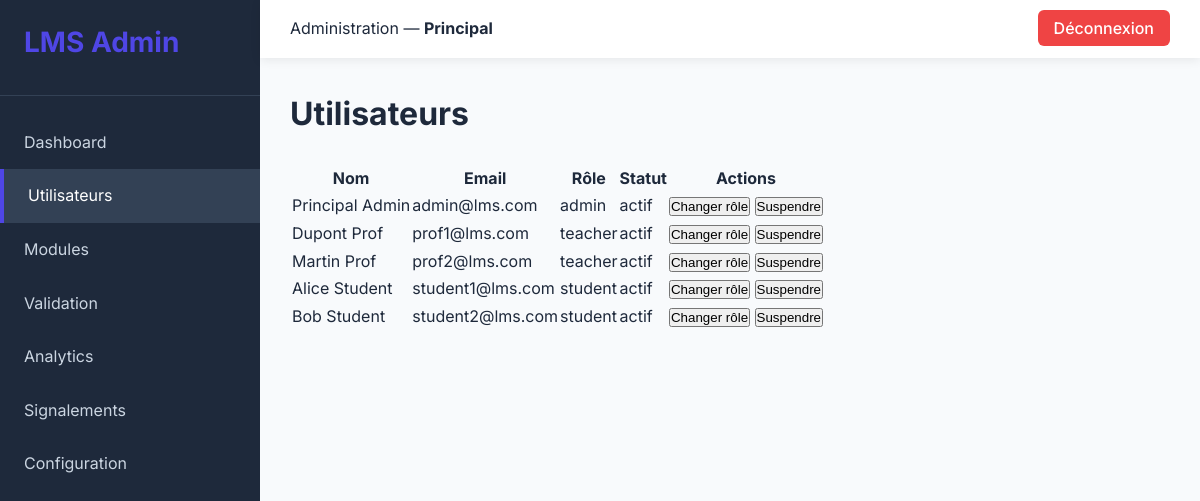
The page /admin/users.php (signed in) on the database its author committed.
### tables this page shows
CREATE TABLE users (
    id INT AUTO_INCREMENT PRIMARY KEY,
    nom VARCHAR(100) NOT NULL,
    prenom VARCHAR(100) NOT NULL,
    email VARCHAR(150) UNIQUE NOT NULL,
    password_hash VARCHAR(255) NOT NULL,
    role ENUM('student', 'teacher', 'admin') NOT NULL,
    avatar VARCHAR(255) DEFAULT 'default.png',
    statut ENUM('actif', 'suspendu') DEFAULT 'actif',
    date_inscription DATETIME DEFAULT CURRENT_TIMESTAMP,
    derniere_connexion DATETIME NULL
);

### admin/users.php (the view, shortened to what this page needs)
<?php
require_once '../includes/auth.php';
require_once 'header.php';
$stmt = $pdo->query("SELECT * FROM users ORDER BY date_inscription DESC");
$users = $stmt->fetchAll();
?>
<h1>Utilisateurs</h1>
<table>
    <thead>
        <tr><th>Nom</th><th>Email</th><th>Rôle</th><th>Statut</th><th>Actions</th></tr>
    </thead>
    <tbody>
        <?php foreach ($users as $u): ?>
        <tr>
            <td><?= htmlspecialchars($u['prenom'].' '.$u['nom']) ?></td>
            <td><?= htmlspecialchars($u['email']) ?></td>
            <td><?= $u['role'] ?></td>
            <td><span class="badge <?= $u['statut'] ?>"><?= $u['statut'] ?></span></td>
            <td>
                <button onclick="changeRole(<?= $u['id'] ?>)">Changer rôle</button>
                <button onclick="toggleSuspend(<?= $u['id'] ?>)">Suspendre</button>
            </td>
        </tr>
        <?php endforeach; ?>
    </tbody>
</table>
<?php require_once '../includes/footer.php'; ?>

### admin/header.php (shortened to what this page needs)
<!DOCTYPE html>
<html lang="fr">
<head>
    <link rel="stylesheet" href="../assets/css/main.css">
    <link rel="stylesheet" href="../assets/css/admin.css">
</head>
<body>
    <div class="layout">
        <aside class="sidebar">
            <div class="logo">LMS Admin</div>
            <nav>
                <a href="dashboard.php" class="nav-link"><span>Dashboard</span></a>
                <a href="users.php" class="nav-link"><span>Utilisateurs</span></a>
                <a href="modules.php" class="nav-link"><span>Modules</span></a>
                <a href="course_validation.php" class="nav-link"><span>Validation</span></a>
                <a href="analytics.php" class="nav-link"><span>Analytics</span></a>
                <a href="reports.php" class="nav-link"><span>Signalements</span></a>
                <a href="system_config.php" class="nav-link"><span>Configuration</span></a>
            </nav>
        </aside>
        <main class="main-content">
            <header class="topbar">
                <div style="display:flex; align-items:center;">
                    <div class="welcome">
                        Administration — <strong><?= htmlspecialchars($_SESSION['prenom'] ?? '') ?></strong>
                    </div>
                </div>
                <div class="user-menu">
                    <a href="../index.php?logout=1"
                       style="background:#EF4444; color:white; padding:8px 16px; border-radius:6px; text-decoration:none; font-weight:500;">
                         Déconnexion
                    </a>
                </div>
            </header>
            <div class="content">

### includes/footer.php (shortened to what this page needs)
            </div>
        </main>
    </div>
</body>
</html>

### assets/css/main.css (style rules this page uses)
* { margin: 0; padding: 0; box-sizing: border-box; }
body { font-family: 'Inter', system-ui, sans-serif; background: #F8FAFC; color: #1E293B; line-height: 1.6; }
.layout { display: flex; min-height: 100vh; }
.sidebar { width: 260px; background: #1E293B; color: white; padding: 20px 0; position: fixed; height: 100vh; overflow-y: auto; }
.logo { font-size: 28px; font-weight: 700; padding: 0 24px 30px; color: #4F46E5; border-bottom: 1px solid #334155; margin-bottom: 20px; }
.nav-link { display: flex; align-items: center; gap: 12px; padding: 14px 24px; color: #CBD5E1; text-decoration: none; transition: all 0.3s; }
.nav-link:hover, .nav-link.active { background: #334155; color: white; border-left: 4px solid #4F46E5; }
.main-content { flex: 1; margin-left: 260px; }
.topbar { background: white; padding: 16px 30px; display: flex; justify-content: space-between; align-items: center; box-shadow: 0 2px 10px rgba(0,0,0,0.08); position: sticky; top: 0; z-index: 100; }
.content { padding: 30px; }
h1 { margin-bottom: 25px; color: #1E293B; }
.user-menu { position: relative; cursor: pointer; }

### rows shown on the page
users: prenom+nom "Principal Admin", email "admin@lms.com", role "admin", statut "actif"
users: prenom+nom "Dupont Prof", email "prof1@lms.com", role "teacher", statut "actif"
users: prenom+nom "Martin Prof", email "prof2@lms.com", role "teacher", statut "actif"
users: prenom+nom "Alice Student", email "student1@lms.com", role "student", statut "actif"
users: prenom+nom "Bob Student", email "student2@lms.com", role "student", statut "actif"

### other values the page prints
$_SESSION['prenom'] "Principal"
